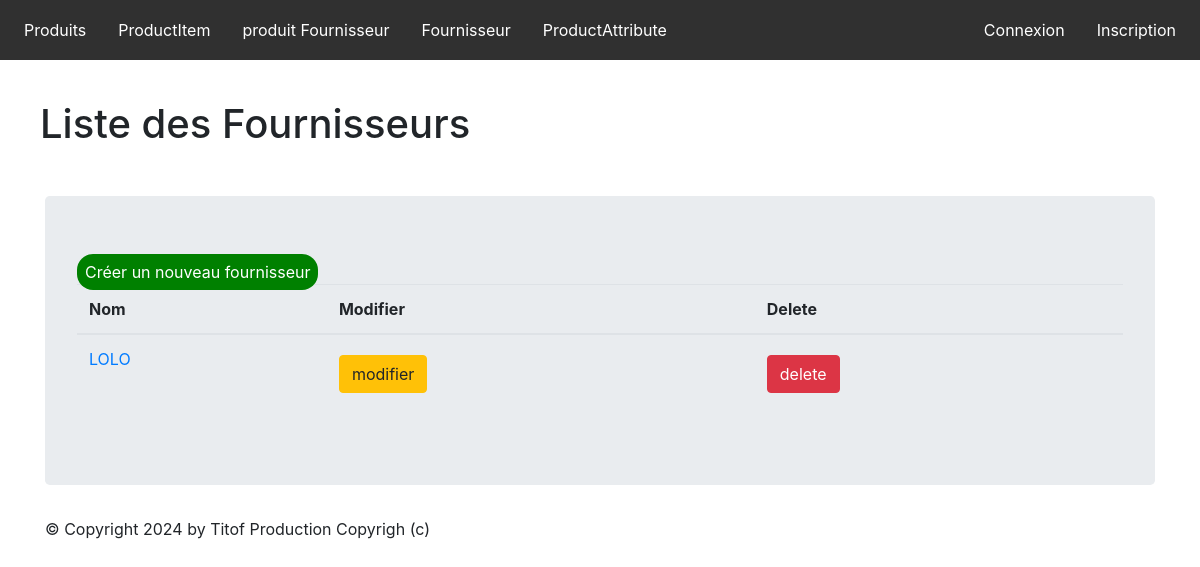
The app's page /monapp/fournisseur/list, older data.
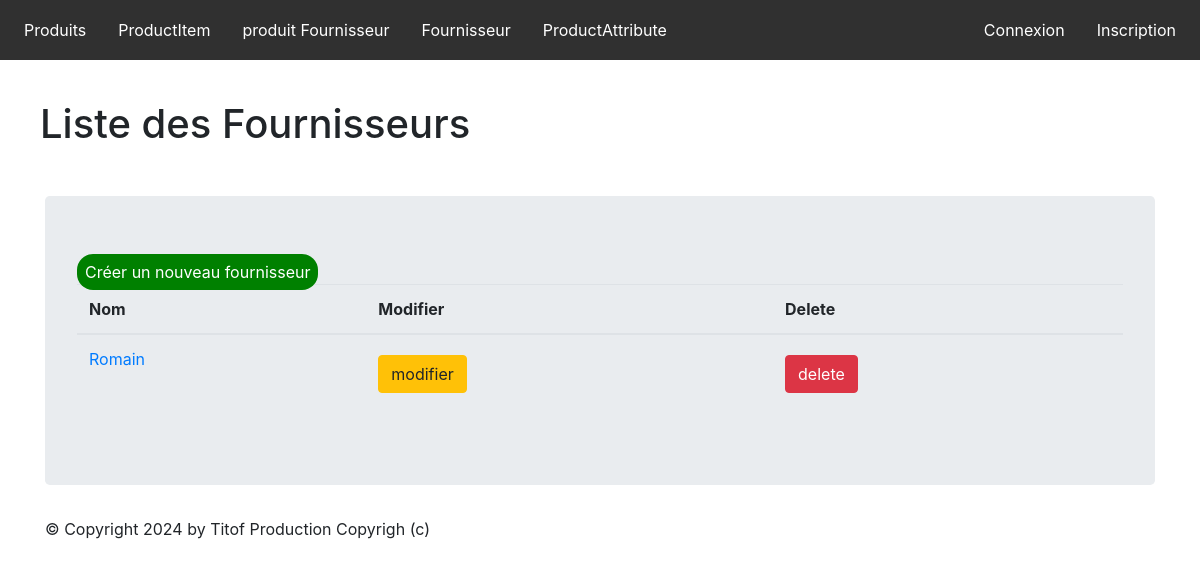
The same page, newer data.
### monapp/models.py (models this page shows, shortened)
class Fournisseur(models.Model):
    class Meta:
        verbose_name = "Fournisseur"
    name        = models.CharField(max_length=100)

### monapp/views.py (the view)
# urls.py: path("fournisseur/list",views.FournisseurListView.as_view(),name="fournisseur-list"),
class FournisseurListView(ListView):
    model = Fournisseur
    template_name = "monapp/list_fournisseur.html"
    context_object_name = "fournisseur"
    def get_queryset(self ):
        return Fournisseur.objects.all()
    def get_context_data(self, **kwargs):
        context = super(FournisseurListView, self).get_context_data(**kwargs)
        context['titremenu'] = "Liste des Fournisseurs"
        return context

### monapp/templates/monapp/list_fournisseur.html (shortened to what this page needs)
{% extends 'monapp/base.html' %}
{% block menu %}
    <h1>    {{ titremenu }}    </h1>
{% endblock %}
{% block contenu %}
    <table class="table">
    <a  class="btnCree"href="{% url 'fournisseur-add' %}">Créer un nouveau fournisseur</a>
    <thead>
        <th>Nom</th>
        <th>Modifier</th>
        <th>Delete</th>
    </thead>
    <tbody>
    {% for prdct in fournisseur %}
    <tr>
        <td><a href="{% url 'fournisseur-detail' prdct.id %}">{{ prdct.name }}</a></td>
        <td>
            <a href="{% url 'fournisseur-update' prdct.id %}" class="btn btn-warning mt-2">modifier</a>
        </td>
        <td>
            <a href="{% url 'fournisseur-delete' prdct.id %}" class="btn btn-danger mt-2">delete</a>
        </td>
    </tr>
    {% endfor %}
    </tbody>
    </table>
{% endblock %}

Row changes from the older to the newer data that the page shows:
removed Fournisseur: name "LOLO"
added Fournisseur: name "Romain"
